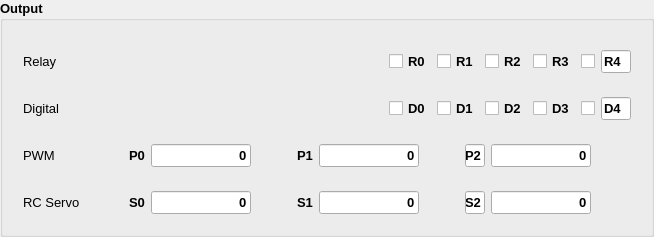
                   <widget class="QGroupBox" name="gbOutput">
                    <property name="minimumSize">
                     <size>
                      <width>0</width>
                      <height>180</height>
                     </size>
                    </property>
                    <property name="font">
                     <font>
                      <pointsize>10</pointsize>
                      <weight>75</weight>
                      <bold>true</bold>
                     </font>
                    </property>
                    <property name="title">
                     <string>Output</string>
                    </property>
                    <layout class="QVBoxLayout" name="verticalLayout_42">
                     <property name="topMargin">
                      <number>20</number>
                     </property>
                     <item>
                      <widget class="QWidget" name="wgRelayOutput" native="true">
                       <layout class="QHBoxLayout" name="horizontalLayout_34">
                        <item>
                         <widget class="QLabel" name="label_67">
                          <property name="font">
                           <font>
                            <weight>50</weight>
                            <bold>false</bold>
                           </font>
                          </property>
                          <property name="text">
                           <string>Relay</string>
                          </property>
                         </widget>
                        </item>
                        <item>
                         <spacer name="horizontalSpacer_47">
                          <property name="orientation">
                           <enum>Qt::Horizontal</enum>
                          </property>
                          <property name="sizeHint" stdset="0">
                           <size>
                            <width>40</width>
                            <height>20</height>
                           </size>
                          </property>
                         </spacer>
                        </item>
                        <item>
                         <widget class="QCheckBox" name="cbR0">
                          <property name="text">
                           <string>R0</string>
                          </property>
                         </widget>
                        </item>
                        <item>
                         <widget class="QCheckBox" name="cbR1">
                          <property name="text">
                           <string>R1</string>
                          </property>
                         </widget>
                        </item>
                        <item>
                         <widget class="QCheckBox" name="cbR2">
                          <property name="text">
                           <string>R2</string>
                          </property>
                         </widget>
                        </item>
                        <item>
                         <widget class="QCheckBox" name="cbR3">
                          <property name="text">
                           <string>R3</string>
                          </property>
                         </widget>
                        </item>
                        <item>
                         <widget class="QCheckBox" name="cbRx">
                          <property name="maximumSize">
                           <size>
                            <width>20</width>
                            <height>16777215</height>
                           </size>
                          </property>
                          <property name="text">
                           <string/>
                          </property>
                         </widget>
                        </item>
                        <item>
                         <widget class="QLineEdit" name="leRx">
                          <property name="maximumSize">
                           <size>
                            <width>30</width>
                            <height>16777215</height>
                           </size>
                          </property>
                          <property name="text">
                           <string>R4</string>
                          </property>
                         </widget>
                        </item>
                       </layout>
                      </widget>
                     </item>
                     <item>
                      <widget class="QWidget" name="wgDigitalOutput" native="true">
                       <layout class="QHBoxLayout" name="horizontalLayout_35">
                        <item>
                         <widget class="QLabel" name="label_68">
                          <property name="font">
                           <font>
                            <weight>50</weight>
                            <bold>false</bold>
                           </font>
                          </property>
                          <property name="text">
                           <string>Digital</string>
                          </property>
                         </widget>
                        </item>
                        <item>
                         <spacer name="horizontalSpacer_48">
                          <property name="orientation">
                           <enum>Qt::Horizontal</enum>
                          </property>
                          <property name="sizeHint" stdset="0">
                           <size>
                            <width>40</width>
                            <height>20</height>
                           </size>
                          </property>
                         </spacer>
                        </item>
                        <item>
                         <widget class="QCheckBox" name="cbD0">
                          <property name="text">
                           <string>D0</string>
                          </property>
                         </widget>
                        </item>
                        <item>
                         <widget class="QCheckBox" name="cbD1">
                          <property name="text">
                           <string>D1</string>
                          </property>
                         </widget>
                        </item>
                        <item>
                         <widget class="QCheckBox" name="cbD2">
                          <property name="text">
                           <string>D2</string>
                          </property>
                         </widget>
                        </item>
                        <item>
                         <widget class="QCheckBox" name="cbD3">
                          <property name="text">
                           <string>D3</string>
                          </property>
                         </widget>
                        </item>
                        <item>
                         <widget class="QCheckBox" name="cbDx">
                          <property name="maximumSize">
                           <size>
                            <width>20</width>
                            <height>16777215</height>
                           </size>
                          </property>
                          <property name="text">
                           <string/>
                          </property>
                         </widget>
                        </item>
                        <item>
                         <widget class="QLineEdit" name="leDx">
                          <property name="maximumSize">
                           <size>
                            <width>30</width>
                            <height>16777215</height>
                           </size>
                          </property>
                          <property name="text">
                           <string>D4</string>
                          </property>
                         </widget>
                        </item>
                       </layout>
                      </widget>
                     </item>
                     <item>
                      <widget class="QWidget" name="wgPWMOutput" native="true">
                       <layout class="QHBoxLayout" name="horizontalLayout_36">
                        <item>
                         <widget class="QLabel" name="label_69">
                          <property name="minimumSize">
                           <size>
                            <width>60</width>
                            <height>0</height>
                           </size>
                          </property>
                          <property name="maximumSize">
                           <size>
                            <width>60</width>
                            <height>16777215</height>
                           </size>
                          </property>
                          <property name="font">
                           <font>
                            <weight>50</weight>
                            <bold>false</bold>
                           </font>
                          </property>
                          <property name="text">
                           <string>PWM</string>
                          </property>
                         </widget>
                        </item>
                        <item>
                         <spacer name="horizontalSpacer_14">
                          <property name="orientation">
                           <enum>Qt::Horizontal</enum>
                          </property>
                          <property name="sizeHint" stdset="0">
                           <size>
                            <width>40</width>
                            <height>20</height>
                           </size>
                          </property>
                         </spacer>
                        </item>
                        <item>
                         <widget class="QLabel" name="label_72">
                          <property name="text">
                           <string>P0</string>
                          </property>
                         </widget>
                        </item>
                        <item>
                         <widget class="QLineEdit" name="leP0Value">
                          <property name="minimumSize">
                           <size>
                            <width>50</width>
                            <height>0</height>
                           </size>
                          </property>
                          <property name="maximumSize">
                           <size>
                            <width>100</width>
                            <height>16777215</height>
                           </size>
                          </property>
                          <property name="toolTip">
                           <string>0 - 255</string>
                          </property>
                          <property name="text">
                           <string>0</string>
                          </property>
                          <property name="frame">
                           <bool>true</bool>
                          </property>
                          <property name="alignment">
                           <set>Qt::AlignRight|Qt::AlignTrailing|Qt::AlignVCenter</set>
                          </property>
                          <property name="readOnly">
                           <bool>false</bool>
                          </property>
                         </widget>
                        </item>
                        <item>
                         <spacer name="horizontalSpacer_27">
                          <property name="orientation">
                           <enum>Qt::Horizontal</enum>
                          </property>
                          <property name="sizeHint" stdset="0">
                           <size>
                            <width>40</width>
                            <height>20</height>
                           </size>
                          </property>
                         </spacer>
                        </item>
                        <item>
                         <widget class="QLabel" name="label_73">
                          <property name="text">
                           <string>P1</string>
                          </property>
                         </widget>
                        </item>
                        <item>
                         <widget class="QLineEdit" name="leP1Value">
                          <property name="minimumSize">
                           <size>
                            <width>50</width>
                            <height>0</height>
                           </size>
                          </property>
                          <property name="maximumSize">
                           <size>
                            <width>100</width>
                            <height>16777215</height>
                           </size>
                          </property>
                          <property name="toolTip">
                           <string>0 - 255</string>
                          </property>
                          <property name="text">
                           <string>0</string>
                          </property>
                          <property name="alignment">
                           <set>Qt::AlignRight|Qt::AlignTrailing|Qt::AlignVCenter</set>
                          </property>
                         </widget>
                        </item>
                        <item>
                         <spacer name="horizontalSpacer_28">
                          <property name="orientation">
                           <enum>Qt::Horizontal</enum>
                          </property>
                          <property name="sizeHint" stdset="0">
                           <size>
                            <width>40</width>
                            <height>20</height>
                           </size>
                          </property>
                         </spacer>
                        </item>
                        <item>
                         <widget class="QLineEdit" name="lePx">
                          <property name="minimumSize">
                           <size>
                            <width>0</width>
                            <height>0</height>
                           </size>
                          </property>
                          <property name="maximumSize">
                           <size>
                            <width>20</width>
                            <height>16777215</height>
                           </size>
                          </property>
                          <property name="text">
                           <string>P2</string>
                          </property>
                          <property name="alignment">
                           <set>Qt::AlignRight|Qt::AlignTrailing|Qt::AlignVCenter</set>
                          </property>
                         </widget>
                        </item>
                        <item>
                         <widget class="QLineEdit" name="lePxValue">
                          <property name="minimumSize">
                           <size>
                            <width>50</width>
                            <height>0</height>
                           </size>
                          </property>
                          <property name="maximumSize">
                           <size>
                            <width>100</width>
                            <height>16777215</height>
                           </size>
                          </property>
                          <property name="toolTip">
                           <string>0 - 255</string>
                          </property>
                          <property name="text">
                           <string>0</string>
                          </property>
                          <property name="alignment">
                           <set>Qt::AlignRight|Qt::AlignTrailing|Qt::AlignVCenter</set>
                          </property>
                         </widget>
                        </item>
                        <item>
                         <spacer name="horizontalSpacer_49">
                          <property name="orientation">
                           <enum>Qt::Horizontal</enum>
                          </property>
                          <property name="sizeHint" stdset="0">
                           <size>
                            <width>40</width>
                            <height>20</height>
                           </size>
                          </property>
                         </spacer>
                        </item>
                       </layout>
                      </widget>
                     </item>
                     <item>
                      <widget class="QWidget" name="wgRCServoOutput" native="true">
                       <layout class="QHBoxLayout" name="horizontalLayout_44">
                        <item>
                         <widget class="QLabel" name="label_71">
                          <property name="minimumSize">
                           <size>
                            <width>60</width>
                            <height>0</height>
                           </size>
                          </property>
                          <property name="maximumSize">
                           <size>
                            <width>60</width>
                            <height>16777215</height>
                           </size>
                          </property>
                          <property name="font">
                           <font>
                            <weight>50</weight>
                            <bold>false</bold>
                           </font>
                          </property>
                          <property name="text">
                           <string>RC Servo</string>
                          </property>
                         </widget>
                        </item>
                        <item>
                         <spacer name="horizontalSpacer_31">
                          <property name="orientation">
                           <enum>Qt::Horizontal</enum>
                          </property>
                          <property name="sizeHint" stdset="0">
                           <size>
                            <width>40</width>
                            <height>20</height>
                           </size>
                          </property>
                         </spacer>
                        </item>
                        <item>
                         <widget class="QLabel" name="label_75">
                          <property name="text">
                           <string>S0</string>
                          </property>
                         </widget>
                        </item>
                        <item>
                         <widget class="QLineEdit" name="leS0Value">
                          <property name="minimumSize">
                           <size>
                            <width>50</width>
                            <height>0</height>
                           </size>
                          </property>
                          <property name="maximumSize">
                           <size>
                            <width>100</width>
                            <height>16777215</height>
                           </size>
                          </property>
                          <property name="toolTip">
                           <string>0 - 255</string>
                          </property>
                          <property name="text">
                           <string>0</string>
                          </property>
                          <property name="frame">
                           <bool>true</bool>
                          </property>
                          <property name="alignment">
                           <set>Qt::AlignRight|Qt::AlignTrailing|Qt::AlignVCenter</set>
                          </property>
                          <property name="readOnly">
                           <bool>false</bool>
                          </property>
                         </widget>
                        </item>
                        <item>
                         <spacer name="horizontalSpacer_32">
                          <property name="orientation">
                           <enum>Qt::Horizontal</enum>
                          </property>
                          <property name="sizeHint" stdset="0">
                           <size>
                            <width>40</width>
                            <height>20</height>
                           </size>
                          </property>
                         </spacer>
                        </item>
                        <item>
                         <widget class="QLabel" name="label_77">
                          <property name="text">
                           <string>S1</string>
                          </property>
                         </widget>
                        </item>
                        <item>
                         <widget class="QLineEdit" name="leS1Value">
                          <property name="minimumSize">
                           <size>
                            <width>50</width>
                            <height>0</height>
                           </size>
                          </property>
                          <property name="maximumSize">
                           <size>
                            <width>100</width>
                            <height>16777215</height>
                           </size>
                          </property>
                          <property name="toolTip">
                           <string>0 - 255</string>
                          </property>
                          <property name="text">
                           <string>0</string>
                          </property>
                          <property name="alignment">
                           <set>Qt::AlignRight|Qt::AlignTrailing|Qt::AlignVCenter</set>
                          </property>
                         </widget>
                        </item>
                        <item>
                         <spacer name="horizontalSpacer_33">
                          <property name="orientation">
                           <enum>Qt::Horizontal</enum>
                          </property>
                          <property name="sizeHint" stdset="0">
                           <size>
                            <width>40</width>
                            <height>20</height>
                           </size>
                          </property>
                         </spacer>
                        </item>
                        <item>
                         <widget class="QLineEdit" name="leSx">
                          <property name="minimumSize">
                           <size>
                            <width>0</width>
                            <height>0</height>
                           </size>
                          </property>
                          <property name="maximumSize">
                           <size>
                            <width>20</width>
                            <height>16777215</height>
                           </size>
                          </property>
                          <property name="text">
                           <string>S2</string>
                          </property>
                          <property name="alignment">
                           <set>Qt::AlignRight|Qt::AlignTrailing|Qt::AlignVCenter</set>
                          </property>
                         </widget>
                        </item>
                        <item>
                         <widget class="QLineEdit" name="leSxValue">
                          <property name="minimumSize">
                           <size>
                            <width>50</width>
                            <height>0</height>
                           </size>
                          </property>
                          <property name="maximumSize">
                           <size>
                            <width>100</width>
                            <height>16777215</height>
                           </size>
                          </property>
                          <property name="toolTip">
                           <string>0 - 255</string>
                          </property>
                          <property name="text">
                           <string>0</string>
                          </property>
                          <property name="alignment">
                           <set>Qt::AlignRight|Qt::AlignTrailing|Qt::AlignVCenter</set>
                          </property>
                         </widget>
                        </item>
                        <item>
                         <spacer name="horizontalSpacer_50">
                          <property name="orientation">
                           <enum>Qt::Horizontal</enum>
                          </property>
                          <property name="sizeHint" stdset="0">
                           <size>
                            <width>40</width>
                            <height>20</height>
                           </size>
                          </property>
                         </spacer>
                        </item>
                       </layout>
                      </widget>
                     </item>
                    </layout>
                   </widget>
